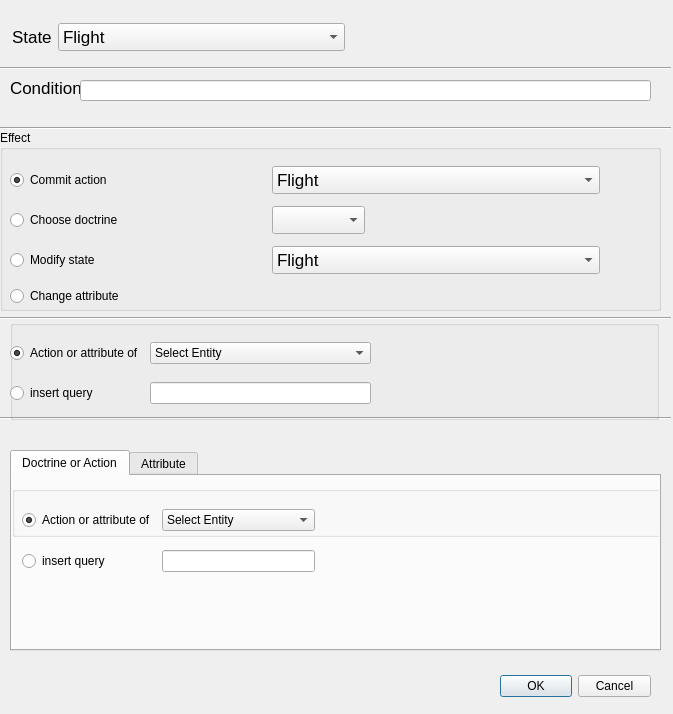
<?xml version="1.0" encoding="UTF-8"?>
<ui version="4.0">
 <class>NewRuleDialog</class>
 <widget class="QDialog" name="NewRuleDialog">
  <property name="geometry">
   <rect>
    <x>0</x>
    <y>0</y>
    <width>673</width>
    <height>714</height>
   </rect>
  </property>
  <property name="windowTitle">
   <string>New Rule</string>
  </property>
  <property name="layoutDirection">
   <enum>Qt::LeftToRight</enum>
  </property>
  <widget class="QDialogButtonBox" name="buttonBox">
   <property name="geometry">
    <rect>
     <x>500</x>
     <y>670</y>
     <width>151</width>
     <height>32</height>
    </rect>
   </property>
   <property name="orientation">
    <enum>Qt::Horizontal</enum>
   </property>
   <property name="standardButtons">
    <set>QDialogButtonBox::Cancel|QDialogButtonBox::Ok</set>
   </property>
  </widget>
  <widget class="QLabel" name="label_2">
   <property name="geometry">
    <rect>
     <x>10</x>
     <y>80</y>
     <width>71</width>
     <height>16</height>
    </rect>
   </property>
   <property name="sizePolicy">
    <sizepolicy hsizetype="Fixed" vsizetype="Fixed">
     <horstretch>0</horstretch>
     <verstretch>0</verstretch>
    </sizepolicy>
   </property>
   <property name="font">
    <font>
     <pointsize>13</pointsize>
    </font>
   </property>
   <property name="text">
    <string>Condition</string>
   </property>
  </widget>
  <widget class="QLineEdit" name="lineEdit_condition">
   <property name="geometry">
    <rect>
     <x>80</x>
     <y>80</y>
     <width>571</width>
     <height>21</height>
    </rect>
   </property>
   <property name="sizePolicy">
    <sizepolicy hsizetype="Fixed" vsizetype="Fixed">
     <horstretch>0</horstretch>
     <verstretch>0</verstretch>
    </sizepolicy>
   </property>
   <property name="font">
    <font>
     <pointsize>13</pointsize>
    </font>
   </property>
  </widget>
  <widget class="Line" name="line">
   <property name="geometry">
    <rect>
     <x>0</x>
     <y>60</y>
     <width>671</width>
     <height>16</height>
    </rect>
   </property>
   <property name="orientation">
    <enum>Qt::Horizontal</enum>
   </property>
  </widget>
  <widget class="Line" name="line_2">
   <property name="geometry">
    <rect>
     <x>0</x>
     <y>120</y>
     <width>671</width>
     <height>16</height>
    </rect>
   </property>
   <property name="orientation">
    <enum>Qt::Horizontal</enum>
   </property>
  </widget>
  <widget class="Line" name="line_4">
   <property name="geometry">
    <rect>
     <x>0</x>
     <y>310</y>
     <width>671</width>
     <height>16</height>
    </rect>
   </property>
   <property name="orientation">
    <enum>Qt::Horizontal</enum>
   </property>
  </widget>
  <widget class="QWidget" name="layoutWidget">
   <property name="geometry">
    <rect>
     <x>12</x>
     <y>21</y>
     <width>333</width>
     <height>32</height>
    </rect>
   </property>
   <layout class="QHBoxLayout" name="horizontalLayout">
    <item>
     <widget class="QLabel" name="label_6">
      <property name="sizePolicy">
       <sizepolicy hsizetype="Fixed" vsizetype="Fixed">
        <horstretch>0</horstretch>
        <verstretch>0</verstretch>
       </sizepolicy>
      </property>
      <property name="font">
       <font>
        <pointsize>13</pointsize>
       </font>
      </property>
      <property name="text">
       <string>State</string>
      </property>
     </widget>
    </item>
    <item>
     <widget class="QComboBox" name="comboBox_State">
      <property name="sizePolicy">
       <sizepolicy hsizetype="Fixed" vsizetype="Fixed">
        <horstretch>0</horstretch>
        <verstretch>0</verstretch>
       </sizepolicy>
      </property>
      <property name="font">
       <font>
        <pointsize>13</pointsize>
       </font>
      </property>
      <item>
       <property name="text">
        <string>Flight</string>
       </property>
      </item>
      <item>
       <property name="text">
        <string>Second couple gathering</string>
       </property>
      </item>
      <item>
       <property name="text">
        <string>Formation gathering</string>
       </property>
      </item>
      <item>
       <property name="text">
        <string>Patrol</string>
       </property>
      </item>
      <item>
       <property name="text">
        <string>Attack one couple</string>
       </property>
      </item>
      <item>
       <property name="text">
        <string>Attac another couple</string>
       </property>
      </item>
      <item>
       <property name="text">
        <string>Use doctrine Attack element by element</string>
       </property>
      </item>
      <item>
       <property name="text">
        <string>Patrol</string>
       </property>
      </item>
      <item>
       <property name="text">
        <string>Leave</string>
       </property>
      </item>
      <item>
       <property name="text">
        <string>All States</string>
       </property>
      </item>
      <item>
       <property name="text">
        <string>Add New State</string>
       </property>
      </item>
     </widget>
    </item>
   </layout>
  </widget>
  <widget class="QTabWidget" name="tabWidget">
   <property name="geometry">
    <rect>
     <x>10</x>
     <y>450</y>
     <width>651</width>
     <height>201</height>
    </rect>
   </property>
   <property name="currentIndex">
    <number>0</number>
   </property>
   <widget class="QWidget" name="tabDocOrAction">
    <attribute name="title">
     <string>Doctrine or Action</string>
    </attribute>
    <widget class="QWidget" name="layoutWidget">
     <property name="geometry">
      <rect>
       <x>0</x>
       <y>10</y>
       <width>651</width>
       <height>51</height>
      </rect>
     </property>
     <layout class="QHBoxLayout" name="horizontalLayout_6">
      <item>
       <widget class="QGroupBox" name="groupBox_3">
        <property name="title">
         <string/>
        </property>
       </widget>
      </item>
     </layout>
    </widget>
    <widget class="QWidget" name="">
     <property name="geometry">
      <rect>
       <x>10</x>
       <y>20</y>
       <width>293</width>
       <height>89</height>
      </rect>
     </property>
     <layout class="QGridLayout" name="gridLayout_3">
      <item row="3" column="0">
       <widget class="QRadioButton" name="radioButton_4">
        <property name="text">
         <string>insert query</string>
        </property>
       </widget>
      </item>
      <item row="2" column="0">
       <widget class="QRadioButton" name="radioButton_3">
        <property name="text">
         <string>Action or attribute of</string>
        </property>
        <property name="checked">
         <bool>true</bool>
        </property>
       </widget>
      </item>
      <item row="3" column="2">
       <widget class="QLineEdit" name="lineEdit_matchActionOnEntity"/>
      </item>
      <item row="2" column="2">
       <widget class="QComboBox" name="comboBox_ActionOn">
        <item>
         <property name="text">
          <string>Select Entity</string>
         </property>
        </item>
       </widget>
      </item>
     </layout>
    </widget>
   </widget>
   <widget class="QWidget" name="tabAttr">
    <attribute name="title">
     <string>Attribute</string>
    </attribute>
    <widget class="QWidget" name="">
     <property name="geometry">
      <rect>
       <x>0</x>
       <y>0</y>
       <width>174</width>
       <height>162</height>
      </rect>
     </property>
     <layout class="QGridLayout" name="gridLayout_4">
      <item row="2" column="0">
       <widget class="QLabel" name="label">
        <property name="text">
         <string>Attribute</string>
        </property>
       </widget>
      </item>
      <item row="2" column="1">
       <widget class="QComboBox" name="comboBox_attribute">
        <item>
         <property name="text">
          <string>locx</string>
         </property>
        </item>
        <item>
         <property name="text">
          <string>locy</string>
         </property>
        </item>
        <item>
         <property name="text">
          <string>heading</string>
         </property>
        </item>
        <item>
         <property name="text">
          <string>flocx</string>
         </property>
        </item>
        <item>
         <property name="text">
          <string>flocy</string>
         </property>
        </item>
        <item>
         <property name="text">
          <string>reqlocx</string>
         </property>
        </item>
        <item>
         <property name="text">
          <string>reqlocy</string>
         </property>
        </item>
        <item>
         <property name="text">
          <string>otherlocx</string>
         </property>
        </item>
        <item>
         <property name="text">
          <string>otherlocy</string>
         </property>
        </item>
        <item>
         <property name="text">
          <string>is-alive</string>
         </property>
        </item>
        <item>
         <property name="text">
          <string>action</string>
         </property>
        </item>
       </widget>
      </item>
      <item row="4" column="1">
       <widget class="QLineEdit" name="lineEdit_attrNewVal"/>
      </item>
      <item row="3" column="1">
       <widget class="QLineEdit" name="lineEdit_attrOldVal">
        <property name="enabled">
         <bool>false</bool>
        </property>
       </widget>
      </item>
      <item row="4" column="0">
       <widget class="QLabel" name="label_3">
        <property name="text">
         <string>New Value</string>
        </property>
       </widget>
      </item>
      <item row="3" column="0">
       <widget class="QLabel" name="label_9">
        <property name="text">
         <string>Value</string>
        </property>
       </widget>
      </item>
     </layout>
    </widget>
   </widget>
  </widget>
  <widget class="QWidget" name="layoutWidget">
   <property name="geometry">
    <rect>
     <x>10</x>
     <y>330</y>
     <width>651</width>
     <height>101</height>
    </rect>
   </property>
   <layout class="QHBoxLayout" name="horizontalLayout_5"/>
  </widget>
  <widget class="QGroupBox" name="groupBox">
   <property name="geometry">
    <rect>
     <x>0</x>
     <y>130</y>
     <width>661</width>
     <height>181</height>
    </rect>
   </property>
   <property name="title">
    <string>Effect</string>
   </property>
   <widget class="QWidget" name="verticalLayoutWidget">
    <property name="geometry">
     <rect>
      <x>10</x>
      <y>30</y>
      <width>590</width>
      <height>152</height>
     </rect>
    </property>
    <layout class="QGridLayout" name="gridLayout">
     <item row="1" column="1">
      <widget class="QComboBox" name="comboBox_doctrine">
       <property name="sizePolicy">
        <sizepolicy hsizetype="Fixed" vsizetype="Fixed">
         <horstretch>0</horstretch>
         <verstretch>0</verstretch>
        </sizepolicy>
       </property>
       <property name="font">
        <font>
         <pointsize>13</pointsize>
        </font>
       </property>
      </widget>
     </item>
     <item row="4" column="0" colspan="2">
      <widget class="QRadioButton" name="radioButton_changeAttr">
       <property name="text">
        <string>Change attribute</string>
       </property>
       <property name="checked">
        <bool>false</bool>
       </property>
      </widget>
     </item>
     <item row="0" column="1">
      <widget class="QComboBox" name="comboBox_commitAction">
       <property name="sizePolicy">
        <sizepolicy hsizetype="Fixed" vsizetype="Fixed">
         <horstretch>0</horstretch>
         <verstretch>0</verstretch>
        </sizepolicy>
       </property>
       <property name="font">
        <font>
         <pointsize>13</pointsize>
        </font>
       </property>
       <item>
        <property name="text">
         <string>Flight</string>
        </property>
       </item>
       <item>
        <property name="text">
         <string>Second couple gathering</string>
        </property>
       </item>
       <item>
        <property name="text">
         <string>Formation gathering</string>
        </property>
       </item>
       <item>
        <property name="text">
         <string>Patrol</string>
        </property>
       </item>
       <item>
        <property name="text">
         <string>Attack one couple</string>
        </property>
       </item>
       <item>
        <property name="text">
         <string>Attac another couple</string>
        </property>
       </item>
       <item>
        <property name="text">
         <string>Use doctrine Attack element by element</string>
        </property>
       </item>
       <item>
        <property name="text">
         <string>Patrol</string>
        </property>
       </item>
       <item>
        <property name="text">
         <string>Leave</string>
        </property>
       </item>
      </widget>
     </item>
     <item row="1" column="0">
      <widget class="QRadioButton" name="radioButton_chooseDoctrine">
       <property name="text">
        <string>Choose doctrine</string>
       </property>
       <property name="checked">
        <bool>false</bool>
       </property>
      </widget>
     </item>
     <item row="2" column="0">
      <widget class="QRadioButton" name="radioButton_modifyState">
       <property name="text">
        <string>Modify state</string>
       </property>
       <property name="checked">
        <bool>false</bool>
       </property>
      </widget>
     </item>
     <item row="0" column="0">
      <widget class="QRadioButton" name="radioButton_chooseAction">
       <property name="text">
        <string>Commit action</string>
       </property>
       <property name="checked">
        <bool>true</bool>
       </property>
      </widget>
     </item>
     <item row="2" column="1">
      <widget class="QComboBox" name="comboBox_stateModify">
       <property name="sizePolicy">
        <sizepolicy hsizetype="Fixed" vsizetype="Fixed">
         <horstretch>0</horstretch>
         <verstretch>0</verstretch>
        </sizepolicy>
       </property>
       <property name="font">
        <font>
         <pointsize>13</pointsize>
        </font>
       </property>
       <item>
        <property name="text">
         <string>Flight</string>
        </property>
       </item>
       <item>
        <property name="text">
         <string>Second couple gathering</string>
        </property>
       </item>
       <item>
        <property name="text">
         <string>Formation gathering</string>
        </property>
       </item>
       <item>
        <property name="text">
         <string>Patrol</string>
        </property>
       </item>
       <item>
        <property name="text">
         <string>Attack one couple</string>
        </property>
       </item>
       <item>
        <property name="text">
         <string>Attac another couple</string>
        </property>
       </item>
       <item>
        <property name="text">
         <string>Use doctrine Attack element by element</string>
        </property>
       </item>
       <item>
        <property name="text">
         <string>Patrol</string>
        </property>
       </item>
       <item>
        <property name="text">
         <string>Leave</string>
        </property>
       </item>
       <item>
        <property name="text">
         <string>All States</string>
        </property>
       </item>
       <item>
        <property name="text">
         <string>Add New State</string>
        </property>
       </item>
      </widget>
     </item>
    </layout>
   </widget>
  </widget>
  <widget class="Line" name="line_5">
   <property name="geometry">
    <rect>
     <x>0</x>
     <y>410</y>
     <width>671</width>
     <height>16</height>
    </rect>
   </property>
   <property name="orientation">
    <enum>Qt::Horizontal</enum>
   </property>
  </widget>
  <widget class="QGroupBox" name="groupBox_2">
   <property name="geometry">
    <rect>
     <x>10</x>
     <y>320</y>
     <width>649</width>
     <height>100</height>
    </rect>
   </property>
   <property name="title">
    <string/>
   </property>
   <widget class="QWidget" name="">
    <property name="geometry">
     <rect>
      <x>0</x>
      <y>10</y>
      <width>361</width>
      <height>87</height>
     </rect>
    </property>
    <layout class="QGridLayout" name="gridLayout_2">
     <item row="1" column="0">
      <widget class="QRadioButton" name="radioButton_2">
       <property name="text">
        <string>insert query</string>
       </property>
      </widget>
     </item>
     <item row="1" column="1">
      <widget class="QLineEdit" name="lineEdit_matchActionOfEntity"/>
     </item>
     <item row="0" column="0">
      <widget class="QRadioButton" name="radioButton">
       <property name="text">
        <string>Action or attribute of</string>
       </property>
       <property name="checked">
        <bool>true</bool>
       </property>
      </widget>
     </item>
     <item row="0" column="1">
      <widget class="QComboBox" name="comboBox_actionOf">
       <item>
        <property name="text">
         <string>Select Entity</string>
        </property>
       </item>
      </widget>
     </item>
    </layout>
   </widget>
  </widget>
 </widget>
 <resources/>
 <connections>
  <connection>
   <sender>buttonBox</sender>
   <signal>accepted()</signal>
   <receiver>NewRuleDialog</receiver>
   <slot>accept()</slot>
   <hints>
    <hint type="sourcelabel">
     <x>248</x>
     <y>254</y>
    </hint>
    <hint type="destinationlabel">
     <x>157</x>
     <y>274</y>
    </hint>
   </hints>
  </connection>
  <connection>
   <sender>buttonBox</sender>
   <signal>rejected()</signal>
   <receiver>NewRuleDialog</receiver>
   <slot>reject()</slot>
   <hints>
    <hint type="sourcelabel">
     <x>316</x>
     <y>260</y>
    </hint>
    <hint type="destinationlabel">
     <x>286</x>
     <y>274</y>
    </hint>
   </hints>
  </connection>
 </connections>
</ui>
